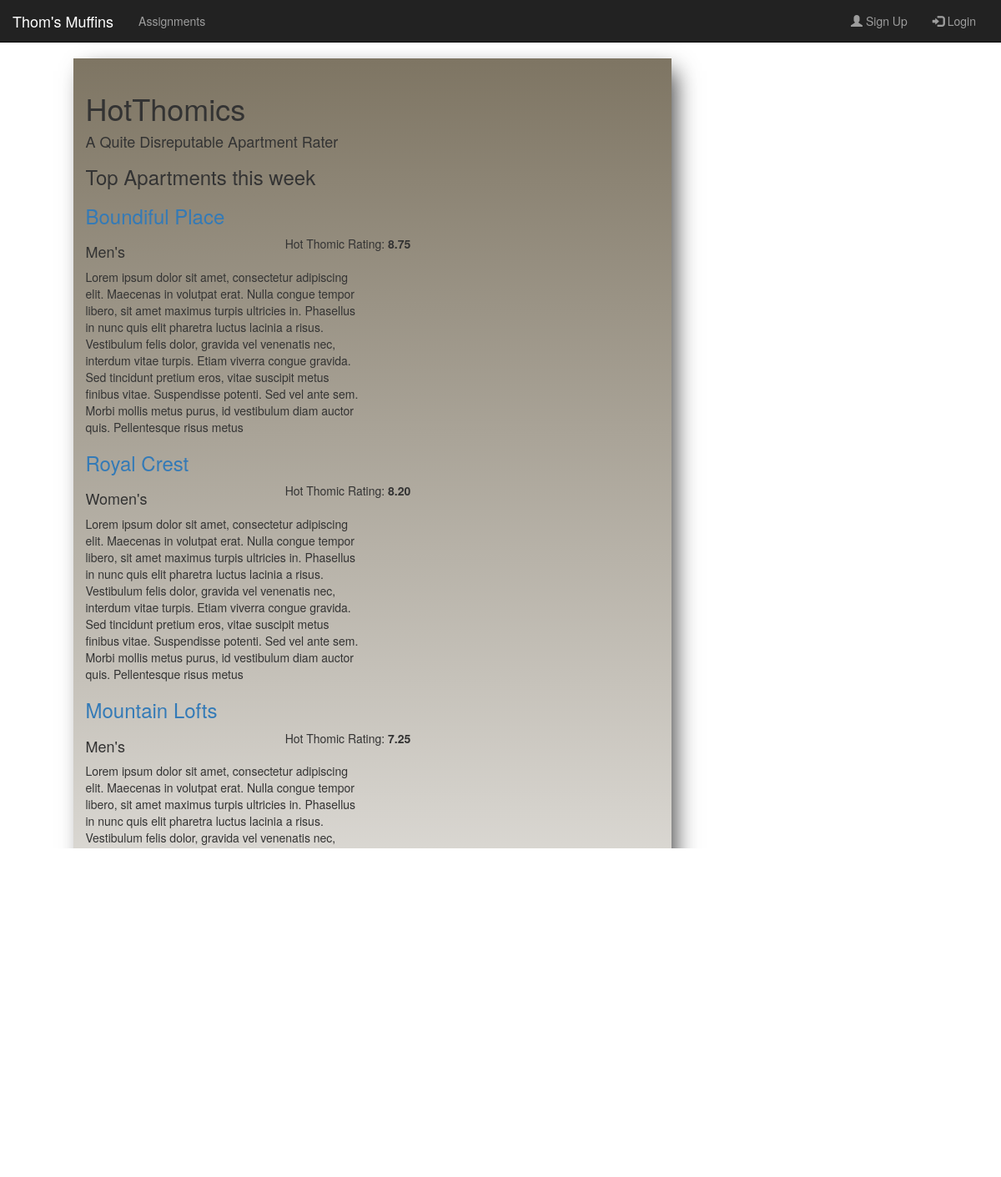
/assignments/phpDA/hotthomics.php, run on an earlier commit of the app's database.
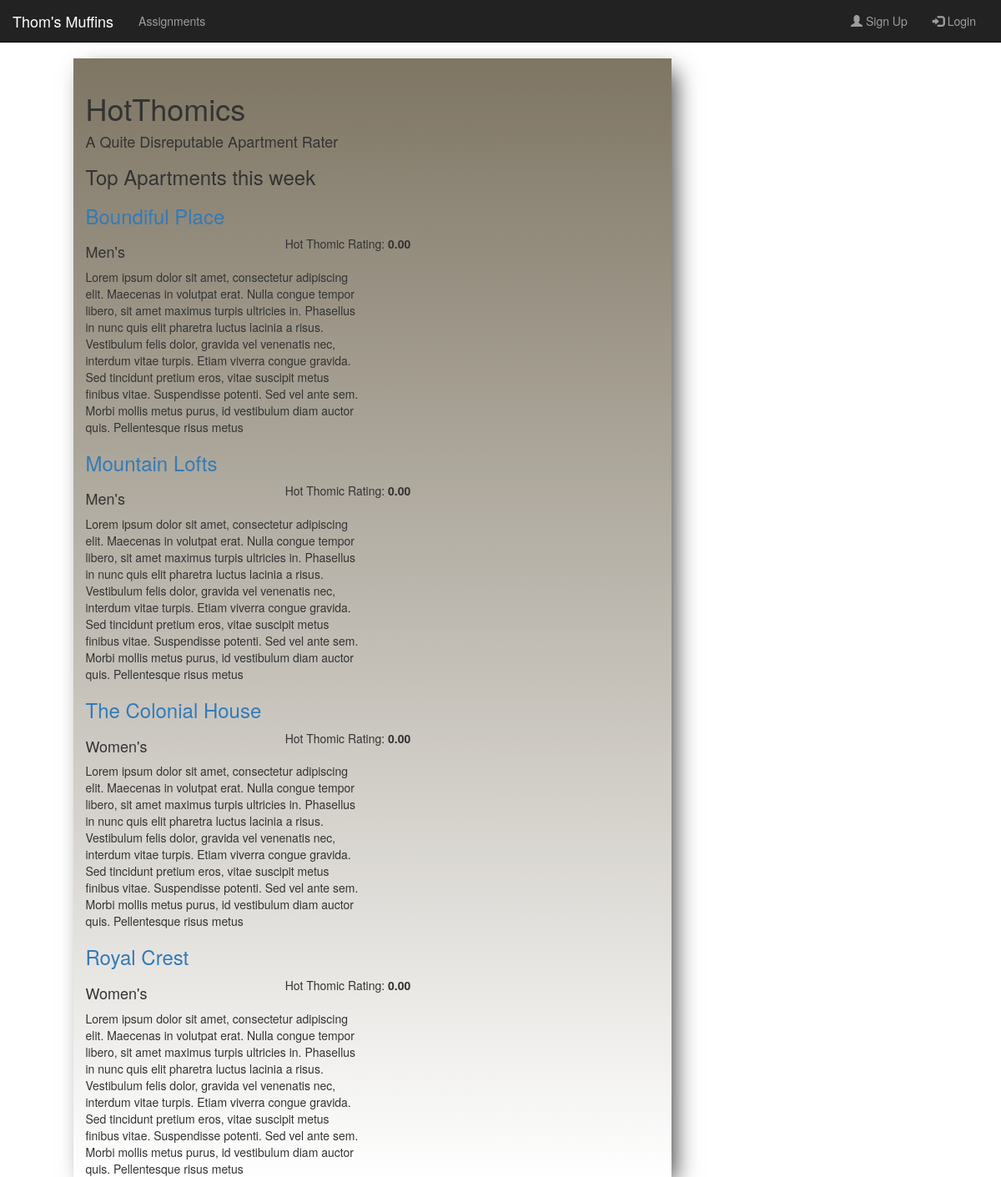
And on a later commit of the database.
### tables this page shows
CREATE TABLE complex
(
	id int NOT NULL AUTO_INCREMENT,
	name varchar(255) NOT NULL,
	description varchar(500) NOT NULL,
	gender_housing boolean NOT NULL,
	average_rating decimal(4, 2) NOT NULL,
	semester_price int NOT NULL,
	PRIMARY KEY (id)
);

### assignments/phpDA/hotthomics.php (the view, shortened to what this page needs)
<?php
    $db = connectToDb();
?>
<html>
<head>
    <link rel="stylesheet" href="https://maxcdn.bootstrapcdn.com/bootstrap/3.3.6/css/bootstrap.min.css">
    <link rel="stylesheet" type="text/css" href="/cs313/app/css/main.css">
    <link rel="stylesheet" type="text/css" href="css/nav.css">
</head>
<body>
    <?php include "./ht_nav.php" ?>
    <div class="row">
    <div class="content_div col-md-7 col-sm-8">
        <h1>HotThomics</h1>
        <h4>A Quite Disreputable Apartment Rater</h4>
        <h3>Top Apartments this week</h3>
        <?php
            foreach ($db->query('SELECT id, name, description, gender_housing, average_rating, semester_price FROM complex ORDER BY average_rating DESC') as $row)
            {
                echo "<h3><a  href='reviews.php?apt_id=" . $row['id'] . "'>" . $row['name'] . "</a></h3>";
                echo "<div class='row'>";
                if (!$row['gender_housing']) {
                    echo "<h4 class='col-md-4 pull-left'>Men's</h4>";
                } else {
                    echo "<h4 class='col-md-4 pull-left'>Women's</h4>";
                }
                echo "<div class='col-md-8 pull-right'>Hot Thomic Rating: <b>" . $row['average_rating'] . "</b></div>";
                echo "</div>";
                echo "<div class='row'>";
                echo "  <div class='col-md-6'>" . $row['description'] . "</div>";
                echo "  <div class='col-md-6'></div>";
                echo "</div>";
            }
        ?>
    </div>
</body>
</html>

### assignments/phpDA/ht_nav.php (shortened to what this page needs)
<nav class="navbar navbar-inverse navbar-fixed-top">
  <div class="container-fluid">
    <div class="navbar-header">
      <a class="navbar-brand" href="/cs313/app/index.php">Thom's Muffins</a>
    </div>
    <div class="collapse navbar-collapse" id="myNavbar">
      <ul class="nav navbar-nav">
        <li><a class="assign" href="/cs313/app/assign.php">Assignments</span></a></li>
      </ul>
      <ul class="sign_up_buttons nav navbar-nav navbar-right">
        <li><a onclick="sign_up()"><span class="glyphicon glyphicon-user"></span> Sign Up</a></li>
        <li><a onclick="login()"><span class="glyphicon glyphicon-log-in"></span> Login</a></li>
      </ul>
      <div class="navbar-brand navbar-right">
      </div>
    </div>
  </div>
</nav>

### css/main.css (style rules this page uses)
body { background-image: url("../images/mountain.JPG"); background-repeat: no-repeat; background-size: cover; background-attachment: fixed; }
.content_div { top: 70px; padding-top: 20px; background: #7E7563; background: -webkit-linear-gradient(#7E7563, #fff); background: -o-linear-gradient(#7E7563, #fff); background: -moz-linear-gradient(#7E7563, #fff); background: linear-gradient(#7E7563, #fff); bottom: 0; min-height: 100%; -webkit-box-shadow: 9px 10px 26px -5px rgba(64,64,64,1); -moz-box-shadow: 9px 10px 26px -5px rgba(64,64,64,1); box-shadow: 9px 10px 26px -5px rgba(64,64,64,1); }

What changed in the data, as far as the page shows it:
changed complex "Boundiful Place": average_rating "8.75" → "0.00"
changed complex "Mountain Lofts": average_rating "7.25" → "0.00"
now on this page (row edited): complex: name "The Colonial House", gender_housing "Women's", average_rating "0.00", description "Lorem ipsum dolor sit amet, consectetur adipiscing elit. Maecenas in volutpat erat. Nulla congue tempor libero, sit amet maximus turpis ultricies in. Phasellus in nunc quis elit pharetra luctus lacinia a risus. Vestibulum felis dolor, gravida vel venenatis nec, interdum vitae turpis. Etiam viverra congue gravida. Sed tincidunt pretium eros, vitae suscipit metus finibus vitae. Suspendisse potenti. Sed vel ante sem. Morbi mollis metus purus, id vestibulum diam auctor quis. Pellentesque risus metus"
changed complex "Royal Crest": average_rating "8.20" → "0.00"; moves down the list
